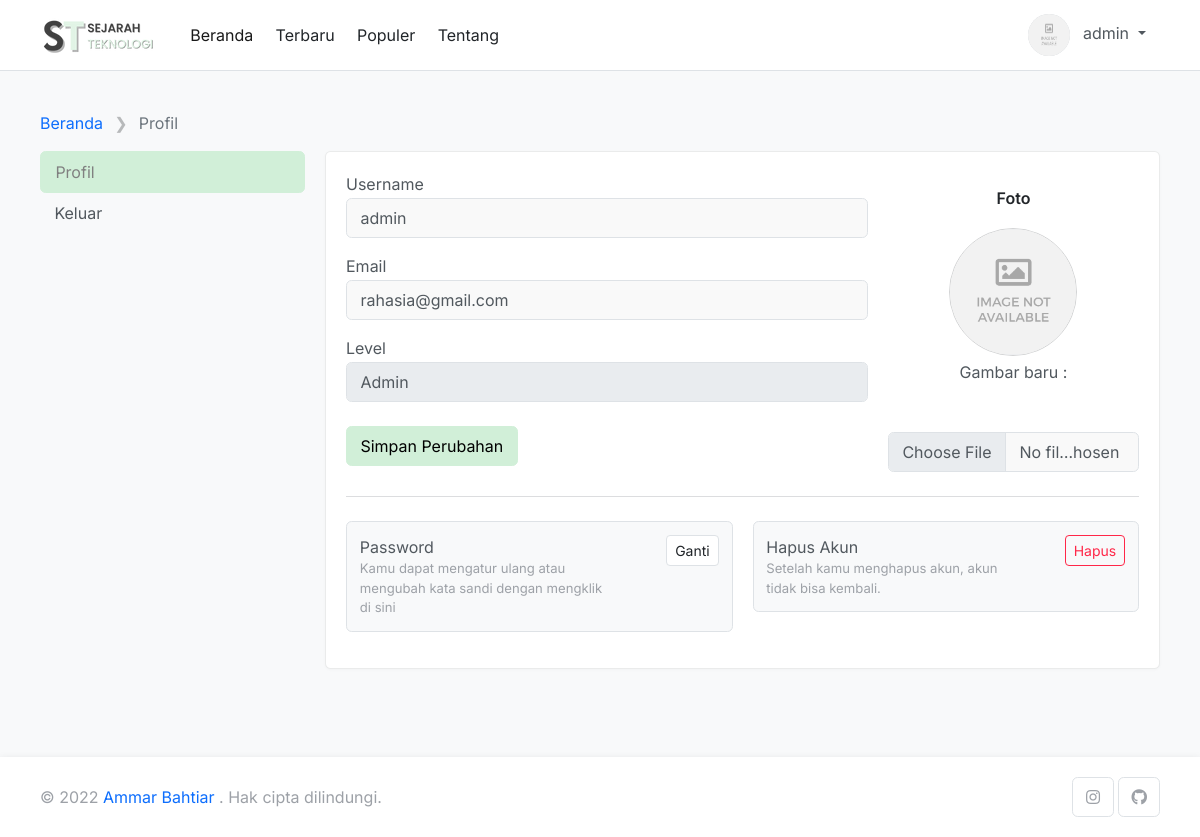
/profil.php (signed in), run on an earlier commit of the app's database.
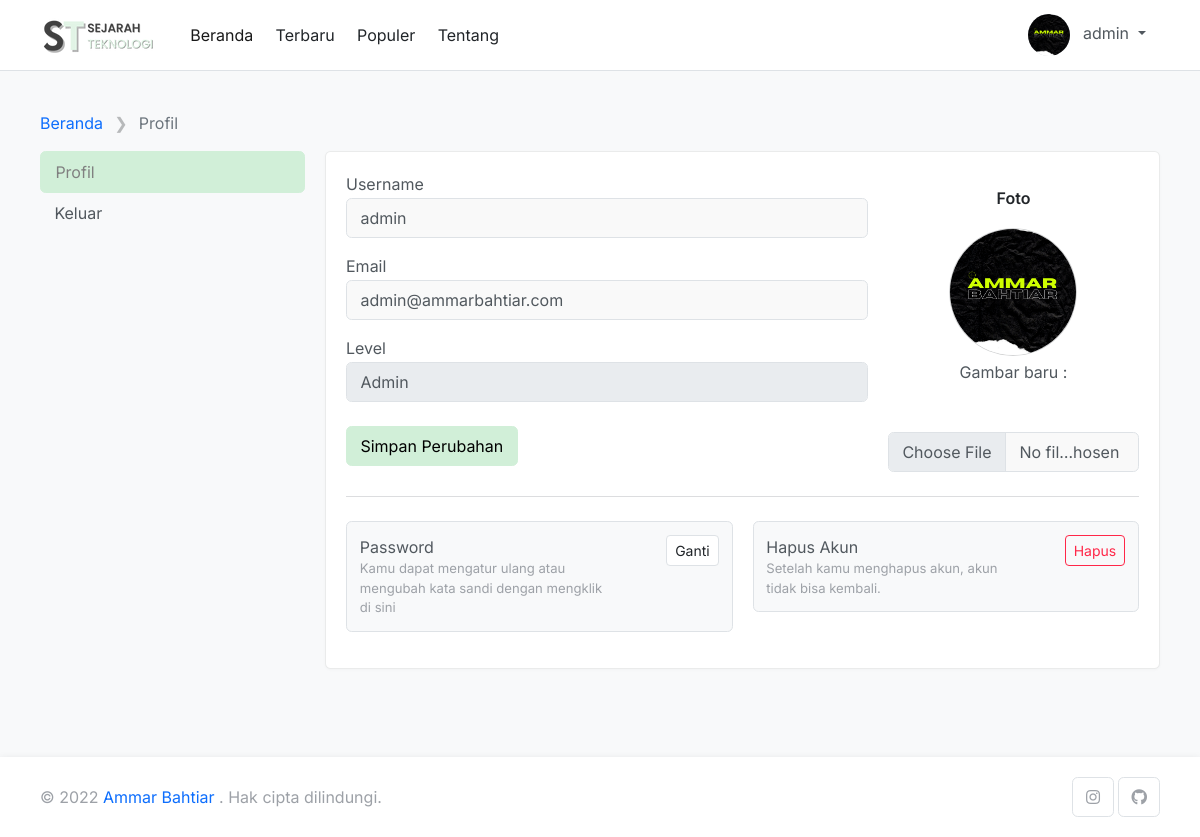
And on a later commit of the database.
### tables this page shows
CREATE TABLE `users` (
  `id_user` int(5) NOT NULL,
  `username` varchar(25) NOT NULL,
  `email` varchar(255) NOT NULL,
  `password` varchar(255) NOT NULL,
  `gambar` varchar(255) NOT NULL,
  `id_level` int(5) NOT NULL
);

CREATE TABLE `level` (
  `id_level` int(5) NOT NULL,
  `nama_level` varchar(25) NOT NULL
);

### functions.php (called while the page is built, shortened)
<?php
function Koneksi()
{
    $conn = mysqli_connect('localhost', 'root', '', 'tubes_sejarah_teknologi') or die('KONEKSI GAGAL!!');
    return $conn;
}
function query($query)
{
    $conn = Koneksi();
    $result = mysqli_query($conn, $query) or die(mysqli_error($conn));
    $rows = [];
    while ($row = mysqli_fetch_assoc($result)) {
        $rows[] = $row;
    }
    return $rows;
}

### profil.php (the view, shortened to what the changed rows need)
<?php
require 'functions.php';
require './layouts/header.php';
require './components/navbar.php';
$user = query("SELECT * FROM users NATURAL JOIN level WHERE id_user = '$_SESSION[id_user]'")[0];
?>
<section class="padding-y bg-light">
    <div class="container">
        <div class="row">
            <main class="col-lg-9">
                <article class="card">
                    <div class="card-body">
                        <form action="" enctype="multipart/form-data" method="POST">
                            <div class="row">
                                <div class="col-lg-8">
                                    <div class="row gx-3">
                                        <div class="col-lg-12  mb-3">
                                            <label class="form-label">Username</label>
                                            <input class="form-control" name="username" id="username" type="text" value="<?= $user['username']; ?>" maxlength="25">
                                        </div>
                                        <div class="col-lg-12  mb-3">
                                            <label class="form-label">Email</label>
                                            <input class="form-control" name="email" id="email" type="text" value="<?= $user['email']; ?>">
                                        </div>
                                        <div class="col-lg-12  mb-3">
                                            <label class="form-label">Level</label>
                                            <input class="form-control" name="level" id="level" type="text" value="<?= $user['nama_level']; ?>" disabled>
                                        </div>
                                    </div>
                                </div>
                                <aside class="col-lg-4">
                                    <figure class="text-lg-center ">
                                        <h6 class="mt-3">Foto</h6>
                                        <img class="img-lg img-avatar mt-3" src="./img/<?= $user['gambar']; ?>" alt="User Photo">
                                        <p class="mt-1">Gambar baru :</p>
                                        <br>
                                        <input type="file" class="form-control mt-2" name="gambar" id="gambar" onchange="previewImage();">
                                    </figure>
                                </aside>
                            </div>
                        </form>
                    </div>
                </article>
            </main>
        </div>
        <br><br>
    </div>
</section>
<?php
require './layouts/script.php';
?>

### components/navbar.php (shortened to what the changed rows need)
<header class="section-header border-bottom d-sm-none d-lg-block sticky-top">
    <nav class=" navbar navbar-expand-lg navbar-light nav-blur ">
        <div class=" container">
            <div class="order-lg-last flex-shrink-0">
                <?php if (!isset($_SESSION['login'])) : ?>
                    <a class="btn btn-success-light" href="login.php">Masuk </a>
                    <a class="btn btn-light" href="register.php">Daftar </a>
                <?php else : ?>
                    <?php
                    $user = query("SELECT * FROM users NATURAL JOIN level WHERE id_user = '$_SESSION[id_user]'")[0];
                    ?>
                    <div class="nav-item dropdown">
                        <a class="nav-link py-0 dropdown-toggle" href="#" role="button" data-bs-toggle="dropdown" aria-expanded="false">
                            <img src="./img/<?= $user['gambar']; ?>" alt="" class="icon-sm bg-gray rounded-circle me-2">
                            <span><?= $user['username']; ?>
                        </a>
                    </div>
                <?php endif ?>
            </div>
        </div>
    </nav>
</header>

What changed in the data, as far as the page shows it:
changed users "admin": gambar: picture added in place of a placeholder; email "rahasia@gmail.com" → "admin@ammarbahtiar.com"
